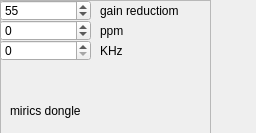
<?xml version="1.0" encoding="UTF-8"?>
<ui version="4.0">
 <class>dongleWidget</class>
 <widget class="QWidget" name="dongleWidget">
  <property name="geometry">
   <rect>
    <x>0</x>
    <y>0</y>
    <width>256</width>
    <height>133</height>
   </rect>
  </property>
  <property name="windowTitle">
   <string>Form</string>
  </property>
  <widget class="QFrame" name="frame">
   <property name="geometry">
    <rect>
     <x>0</x>
     <y>0</y>
     <width>211</width>
     <height>221</height>
    </rect>
   </property>
   <property name="frameShape">
    <enum>QFrame::StyledPanel</enum>
   </property>
   <property name="frameShadow">
    <enum>QFrame::Raised</enum>
   </property>
   <widget class="QLabel" name="label">
    <property name="geometry">
     <rect>
      <x>10</x>
      <y>100</y>
      <width>101</width>
      <height>21</height>
     </rect>
    </property>
    <property name="text">
     <string>mirics dongle</string>
    </property>
   </widget>
   <widget class="QSpinBox" name="externalGain">
    <property name="geometry">
     <rect>
      <x>0</x>
      <y>0</y>
      <width>91</width>
      <height>21</height>
     </rect>
    </property>
    <property name="maximum">
     <number>103</number>
    </property>
    <property name="value">
     <number>55</number>
    </property>
   </widget>
   <widget class="QSpinBox" name="f_correction">
    <property name="geometry">
     <rect>
      <x>0</x>
      <y>20</y>
      <width>91</width>
      <height>21</height>
     </rect>
    </property>
    <property name="minimum">
     <number>-100</number>
    </property>
    <property name="maximum">
     <number>100</number>
    </property>
   </widget>
   <widget class="QSpinBox" name="KhzOffset">
    <property name="geometry">
     <rect>
      <x>0</x>
      <y>40</y>
      <width>91</width>
      <height>21</height>
     </rect>
    </property>
    <property name="maximum">
     <number>1000000</number>
    </property>
   </widget>
   <widget class="QLabel" name="label_3">
    <property name="geometry">
     <rect>
      <x>100</x>
      <y>40</y>
      <width>41</width>
      <height>21</height>
     </rect>
    </property>
    <property name="text">
     <string>KHz</string>
    </property>
   </widget>
   <widget class="QLabel" name="label_4">
    <property name="geometry">
     <rect>
      <x>100</x>
      <y>20</y>
      <width>51</width>
      <height>21</height>
     </rect>
    </property>
    <property name="text">
     <string>ppm</string>
    </property>
   </widget>
   <widget class="QLabel" name="label_5">
    <property name="geometry">
     <rect>
      <x>100</x>
      <y>0</y>
      <width>101</width>
      <height>21</height>
     </rect>
    </property>
    <property name="text">
     <string>gain reductiom</string>
    </property>
   </widget>
   <widget class="QLabel" name="statusLabel">
    <property name="geometry">
     <rect>
      <x>16</x>
      <y>180</y>
      <width>121</width>
      <height>21</height>
     </rect>
    </property>
    <property name="text">
     <string/>
    </property>
   </widget>
  </widget>
 </widget>
 <resources/>
 <connections/>
</ui>
